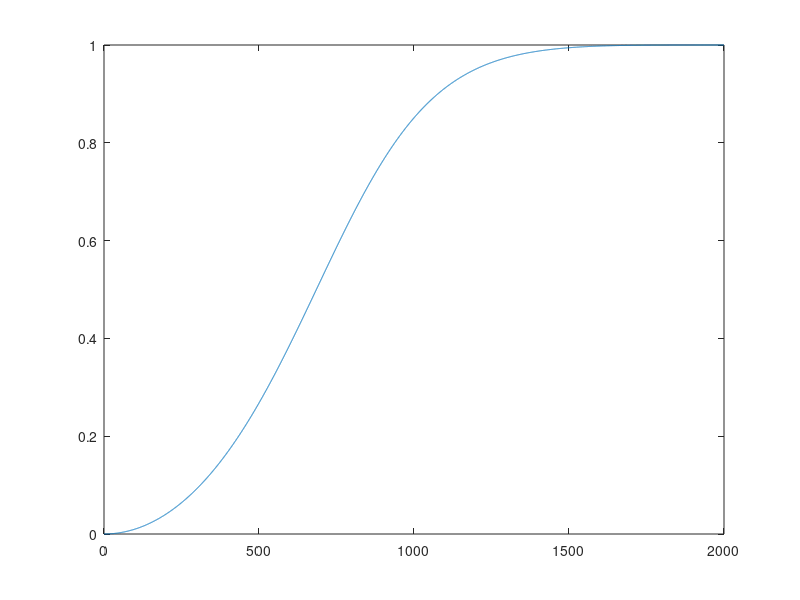
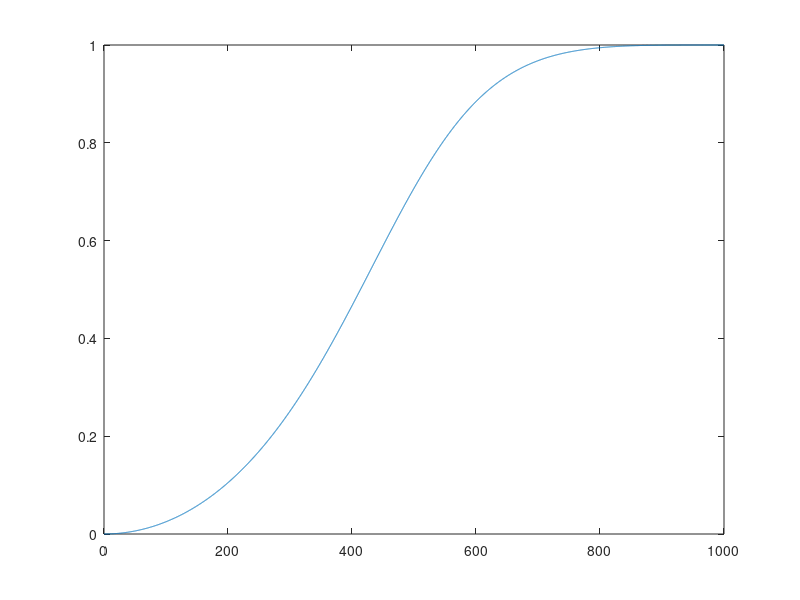
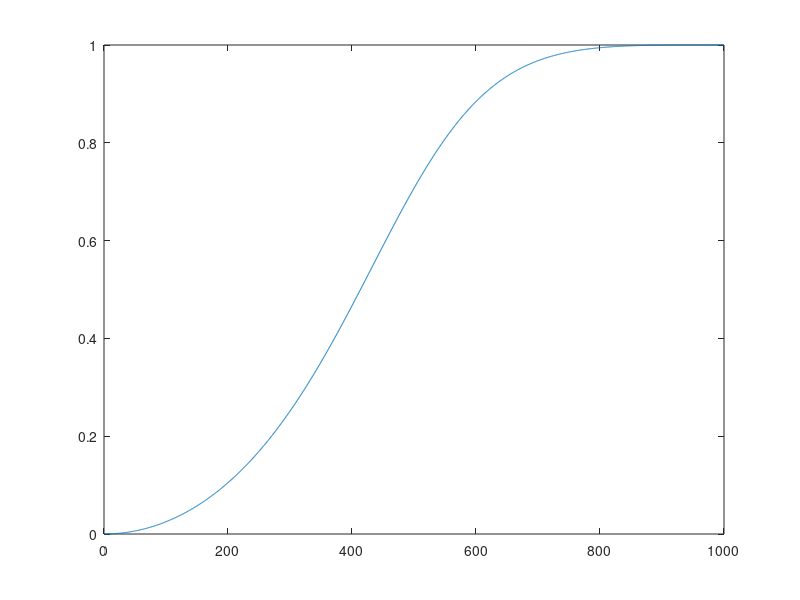

These charts were generated, in order, by the following MATLAB code:
%Diseño de un filtro Butter
Fm = 2000;
T = 1/Fm;
fc = 500;
fn = fc*2/Fm;%Normalizo la frecuencia de corte para que este entre 0 y 1 --> fc / (Fm/2)
wc = 2*pi*fc;% Expreso 500hz en radianes -- frecuencia de corte del filtro
n=2;%orden del filtro

%Realizo el diseño del analogico H(s)
function [Hs] = mybutter(wc,n,s,tipo)
	
	%Elijo el a segun el tipo
	if (tipo == "pasa bajos")
		s = s./wc; %Pasa bajos
	else
		s = wc./s; %Pasa altos
	endif
	
	% http://en.wikipedia.org/wiki/Butterworth_filter
	A=1;
	if(mod(n,2) == 0)
		%Para los ordenes pares
		for i = 1:n/2
			A .*= s.^2 - 2*s*cos( ((2*i+n-1)/(2*n))*pi ) + 1;
		endfor
	else
		%Para los ordenes impares
		for i = 1:(n-1)/2
			A .*= s.^2 - 2*s*cos( ((2*i+n-1)/(2*n))*pi ) + 1;
		endfor
		A*= s + 1; 
	endif
	
	Hs = 1./A;
	
endfunction

%Uso Bzt para hacer H(z)
w = 0:T:pi-T;
z = exp(j*w);
s = (2/T) * (1 - z.^-1)./(z.^-1 + 1); %BZT

%Creo el filtro
Hz = mybutter(wc,n,s,"pasa altos");

%grafico su respuesta en frecuencia
figure(1,"name","Implementacion propia de Butterworth sin prewarping");
plot(w*Fm/(pi),abs(Hz));

%Version con prewarping
wc = (2/T) * tan(wc*T/2); %BZT con prewarpig

%Creo el filtro
Hz2 = mybutter(wc,n,s,"pasa altos");

figure(2,"name","Implementacion propia de Butterworth con prewarping");
plot(w*Fm/(2*pi),abs(Hz2));


%Grafico el resultado correcto
figure(3,"name","Implementacion de matlab");
[B,A] = butter(n,fn,"high");
[h,w] = freqz(B,A,Fm,Fm/2,Fm);
plot(w,abs(h));
